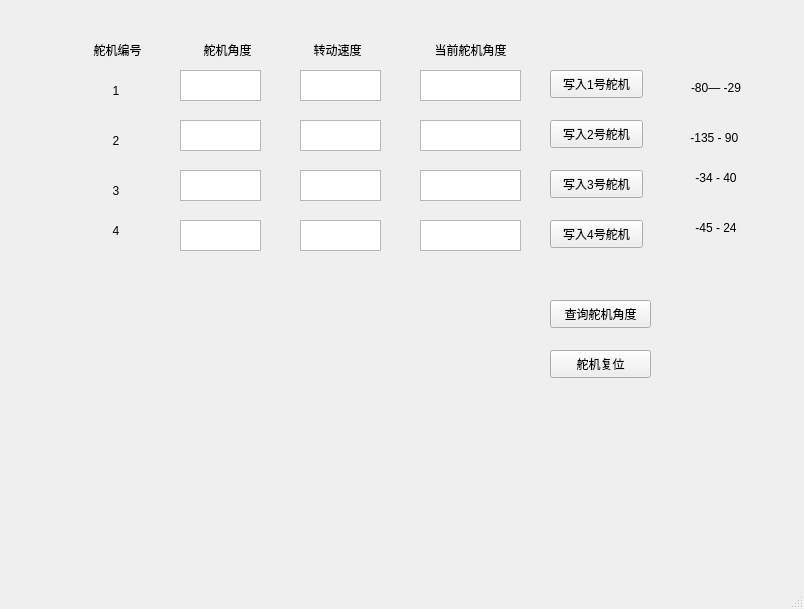
<?xml version="1.0" encoding="UTF-8"?>
<ui version="4.0">
 <class>MainWindow</class>
 <widget class="QMainWindow" name="MainWindow">
  <property name="geometry">
   <rect>
    <x>0</x>
    <y>0</y>
    <width>804</width>
    <height>609</height>
   </rect>
  </property>
  <property name="windowTitle">
   <string>MainWindow</string>
  </property>
  <widget class="QWidget" name="centralwidget">
   <widget class="QLabel" name="label">
    <property name="geometry">
     <rect>
      <x>80</x>
      <y>30</y>
      <width>75</width>
      <height>40</height>
     </rect>
    </property>
    <property name="text">
     <string>舵机编号</string>
    </property>
    <property name="alignment">
     <set>Qt::AlignCenter</set>
    </property>
   </widget>
   <widget class="QLabel" name="label_2">
    <property name="geometry">
     <rect>
      <x>190</x>
      <y>30</y>
      <width>75</width>
      <height>40</height>
     </rect>
    </property>
    <property name="text">
     <string>舵机角度</string>
    </property>
    <property name="textFormat">
     <enum>Qt::AutoText</enum>
    </property>
    <property name="alignment">
     <set>Qt::AlignCenter</set>
    </property>
   </widget>
   <widget class="QLabel" name="label_3">
    <property name="geometry">
     <rect>
      <x>300</x>
      <y>30</y>
      <width>75</width>
      <height>40</height>
     </rect>
    </property>
    <property name="text">
     <string>转动速度</string>
    </property>
    <property name="textFormat">
     <enum>Qt::AutoText</enum>
    </property>
    <property name="alignment">
     <set>Qt::AlignCenter</set>
    </property>
   </widget>
   <widget class="QLabel" name="label_4">
    <property name="geometry">
     <rect>
      <x>80</x>
      <y>80</y>
      <width>72</width>
      <height>21</height>
     </rect>
    </property>
    <property name="text">
     <string>1</string>
    </property>
    <property name="alignment">
     <set>Qt::AlignCenter</set>
    </property>
   </widget>
   <widget class="QLabel" name="label_5">
    <property name="geometry">
     <rect>
      <x>80</x>
      <y>130</y>
      <width>72</width>
      <height>21</height>
     </rect>
    </property>
    <property name="text">
     <string>2</string>
    </property>
    <property name="alignment">
     <set>Qt::AlignCenter</set>
    </property>
   </widget>
   <widget class="QLabel" name="label_6">
    <property name="geometry">
     <rect>
      <x>80</x>
      <y>180</y>
      <width>72</width>
      <height>21</height>
     </rect>
    </property>
    <property name="text">
     <string>3</string>
    </property>
    <property name="alignment">
     <set>Qt::AlignCenter</set>
    </property>
   </widget>
   <widget class="QLabel" name="label_7">
    <property name="geometry">
     <rect>
      <x>80</x>
      <y>220</y>
      <width>72</width>
      <height>21</height>
     </rect>
    </property>
    <property name="text">
     <string>4</string>
    </property>
    <property name="alignment">
     <set>Qt::AlignCenter</set>
    </property>
   </widget>
   <widget class="QTextEdit" name="textEdit">
    <property name="geometry">
     <rect>
      <x>180</x>
      <y>70</y>
      <width>81</width>
      <height>31</height>
     </rect>
    </property>
   </widget>
   <widget class="QTextEdit" name="textEdit_2">
    <property name="geometry">
     <rect>
      <x>180</x>
      <y>120</y>
      <width>81</width>
      <height>31</height>
     </rect>
    </property>
   </widget>
   <widget class="QTextEdit" name="textEdit_3">
    <property name="geometry">
     <rect>
      <x>180</x>
      <y>170</y>
      <width>81</width>
      <height>31</height>
     </rect>
    </property>
   </widget>
   <widget class="QTextEdit" name="textEdit_4">
    <property name="geometry">
     <rect>
      <x>180</x>
      <y>220</y>
      <width>81</width>
      <height>31</height>
     </rect>
    </property>
   </widget>
   <widget class="QTextEdit" name="textEdit_5">
    <property name="geometry">
     <rect>
      <x>300</x>
      <y>70</y>
      <width>81</width>
      <height>31</height>
     </rect>
    </property>
   </widget>
   <widget class="QTextEdit" name="textEdit_6">
    <property name="geometry">
     <rect>
      <x>300</x>
      <y>120</y>
      <width>81</width>
      <height>31</height>
     </rect>
    </property>
   </widget>
   <widget class="QTextEdit" name="textEdit_7">
    <property name="geometry">
     <rect>
      <x>300</x>
      <y>170</y>
      <width>81</width>
      <height>31</height>
     </rect>
    </property>
   </widget>
   <widget class="QTextEdit" name="textEdit_8">
    <property name="geometry">
     <rect>
      <x>300</x>
      <y>220</y>
      <width>81</width>
      <height>31</height>
     </rect>
    </property>
   </widget>
   <widget class="QLabel" name="label_8">
    <property name="geometry">
     <rect>
      <x>420</x>
      <y>30</y>
      <width>101</width>
      <height>40</height>
     </rect>
    </property>
    <property name="text">
     <string>当前舵机角度</string>
    </property>
    <property name="textFormat">
     <enum>Qt::AutoText</enum>
    </property>
    <property name="alignment">
     <set>Qt::AlignCenter</set>
    </property>
   </widget>
   <widget class="QPushButton" name="pushButton">
    <property name="geometry">
     <rect>
      <x>550</x>
      <y>70</y>
      <width>93</width>
      <height>28</height>
     </rect>
    </property>
    <property name="text">
     <string>写入1号舵机</string>
    </property>
   </widget>
   <widget class="QPushButton" name="pushButton_2">
    <property name="geometry">
     <rect>
      <x>550</x>
      <y>120</y>
      <width>93</width>
      <height>28</height>
     </rect>
    </property>
    <property name="text">
     <string>写入2号舵机</string>
    </property>
   </widget>
   <widget class="QPushButton" name="pushButton_3">
    <property name="geometry">
     <rect>
      <x>550</x>
      <y>170</y>
      <width>93</width>
      <height>28</height>
     </rect>
    </property>
    <property name="text">
     <string>写入3号舵机</string>
    </property>
   </widget>
   <widget class="QPushButton" name="pushButton_4">
    <property name="geometry">
     <rect>
      <x>550</x>
      <y>220</y>
      <width>93</width>
      <height>28</height>
     </rect>
    </property>
    <property name="text">
     <string>写入4号舵机</string>
    </property>
   </widget>
   <widget class="QPushButton" name="pushButton_5">
    <property name="geometry">
     <rect>
      <x>550</x>
      <y>300</y>
      <width>101</width>
      <height>28</height>
     </rect>
    </property>
    <property name="text">
     <string>查询舵机角度</string>
    </property>
   </widget>
   <widget class="QTextBrowser" name="textBrowser_2">
    <property name="geometry">
     <rect>
      <x>420</x>
      <y>70</y>
      <width>101</width>
      <height>31</height>
     </rect>
    </property>
   </widget>
   <widget class="QTextBrowser" name="textBrowser_3">
    <property name="geometry">
     <rect>
      <x>420</x>
      <y>120</y>
      <width>101</width>
      <height>31</height>
     </rect>
    </property>
   </widget>
   <widget class="QTextBrowser" name="textBrowser_4">
    <property name="geometry">
     <rect>
      <x>420</x>
      <y>170</y>
      <width>101</width>
      <height>31</height>
     </rect>
    </property>
   </widget>
   <widget class="QTextBrowser" name="textBrowser_5">
    <property name="geometry">
     <rect>
      <x>420</x>
      <y>220</y>
      <width>101</width>
      <height>31</height>
     </rect>
    </property>
   </widget>
   <widget class="QPushButton" name="pushButton_6">
    <property name="geometry">
     <rect>
      <x>550</x>
      <y>350</y>
      <width>101</width>
      <height>28</height>
     </rect>
    </property>
    <property name="text">
     <string>舵机复位</string>
    </property>
   </widget>
   <widget class="QLabel" name="label_9">
    <property name="geometry">
     <rect>
      <x>680</x>
      <y>80</y>
      <width>72</width>
      <height>15</height>
     </rect>
    </property>
    <property name="text">
     <string>-80— -29</string>
    </property>
    <property name="textFormat">
     <enum>Qt::AutoText</enum>
    </property>
    <property name="alignment">
     <set>Qt::AlignCenter</set>
    </property>
   </widget>
   <widget class="QLabel" name="label_10">
    <property name="geometry">
     <rect>
      <x>680</x>
      <y>130</y>
      <width>72</width>
      <height>15</height>
     </rect>
    </property>
    <property name="text">
     <string>-135 - 90 </string>
    </property>
    <property name="textFormat">
     <enum>Qt::AutoText</enum>
    </property>
    <property name="alignment">
     <set>Qt::AlignCenter</set>
    </property>
   </widget>
   <widget class="QLabel" name="label_11">
    <property name="geometry">
     <rect>
      <x>680</x>
      <y>170</y>
      <width>72</width>
      <height>15</height>
     </rect>
    </property>
    <property name="text">
     <string>-34 - 40</string>
    </property>
    <property name="textFormat">
     <enum>Qt::AutoText</enum>
    </property>
    <property name="alignment">
     <set>Qt::AlignCenter</set>
    </property>
   </widget>
   <widget class="QLabel" name="label_12">
    <property name="geometry">
     <rect>
      <x>680</x>
      <y>220</y>
      <width>72</width>
      <height>15</height>
     </rect>
    </property>
    <property name="text">
     <string>-45 - 24</string>
    </property>
    <property name="textFormat">
     <enum>Qt::AutoText</enum>
    </property>
    <property name="alignment">
     <set>Qt::AlignCenter</set>
    </property>
   </widget>
  </widget>
  <widget class="QMenuBar" name="menubar">
   <property name="geometry">
    <rect>
     <x>0</x>
     <y>0</y>
     <width>804</width>
     <height>26</height>
    </rect>
   </property>
  </widget>
  <widget class="QStatusBar" name="statusbar"/>
 </widget>
 <resources/>
 <connections/>
</ui>
